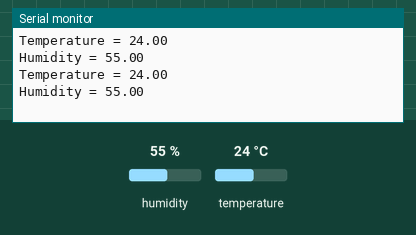
This sketch was run on a simulated ESP8266 (NodeMCU). On the bench: the last lines printed to the serial monitor. The test bench sets the inputs (shaded band); at power-on: humidity 55 %, temperature 24 °C.

Above: at 2.8 s.
2.9 s: humidity set to 22 %
At 5.0 s:
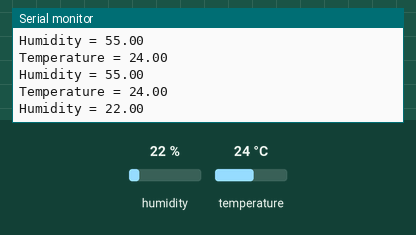
5.6 s: temperature set to 12 °C
At 7.4 s:
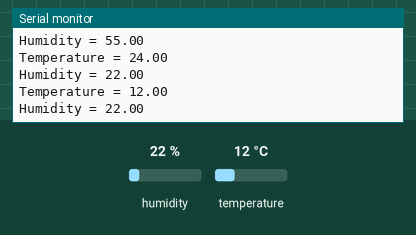
8.3 s: humidity set to 40 %
At 11.0 s:
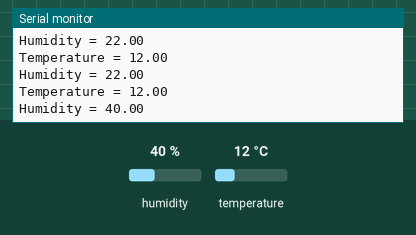
Timing chart, 0 to 12.5 s (numbered marks = the images above; inputs shaded):
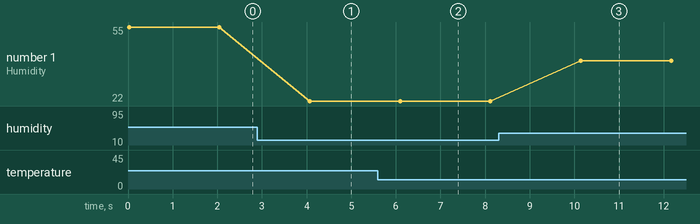

The sketch:

nodemcu-temperature.ino
```cpp
#include "DHT.h";


const int tempPin = D1;
//#define DHT11_PIN D1
DHT dht(tempPin, DHT11);

void setup() {
  Serial.begin(9600);
}

void loop()
{
  Serial.print("Temperature = ");
  Serial.println( dht.readTemperature());
  Serial.print("Humidity = ");
  Serial.println(dht.readHumidity());
  Serial.println();
  delay(2000);
}
```

Measured:
- after the input at 2.9 s, the serial monitor: prints a new line after 1.2 s (image 1)
- after the input at 5.6 s, the serial monitor: prints a new line after 0.47 s (image 2)
- after the input at 8.3 s, the serial monitor: prints a new line after 1.8 s (image 3)
- plotted number 1: 55 → 22 after the input at 2.9 s, 22 → 40 after the input at 8.3 s
